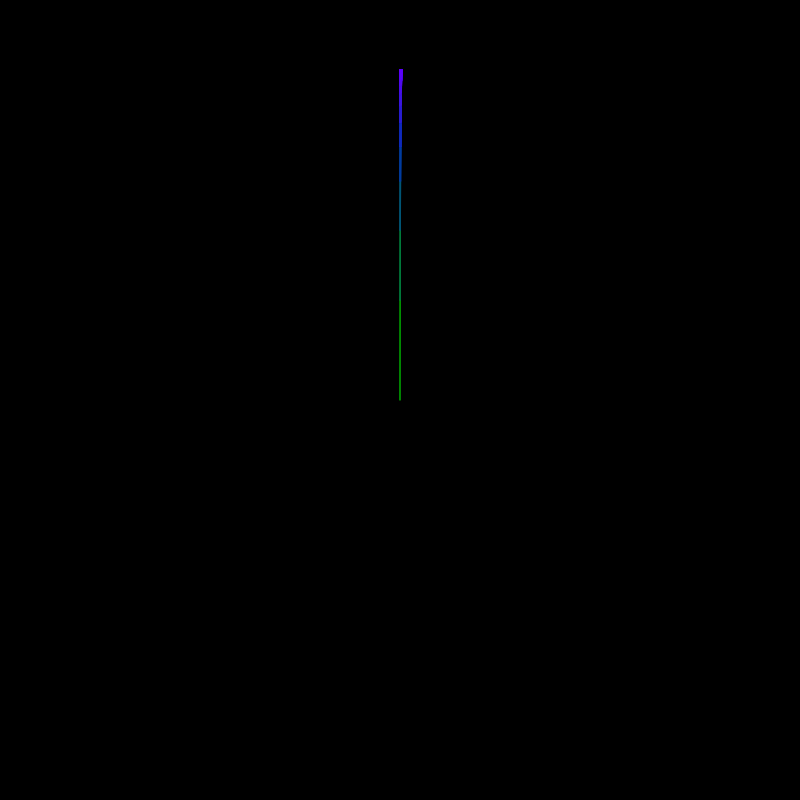
Frame 1 (no input)
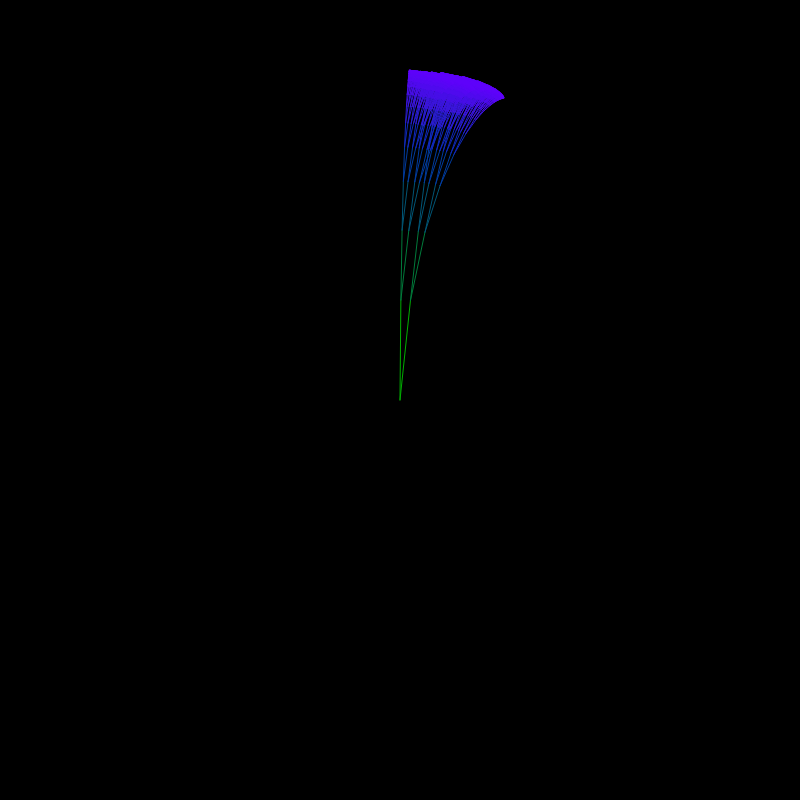
Frame 60 (no input)
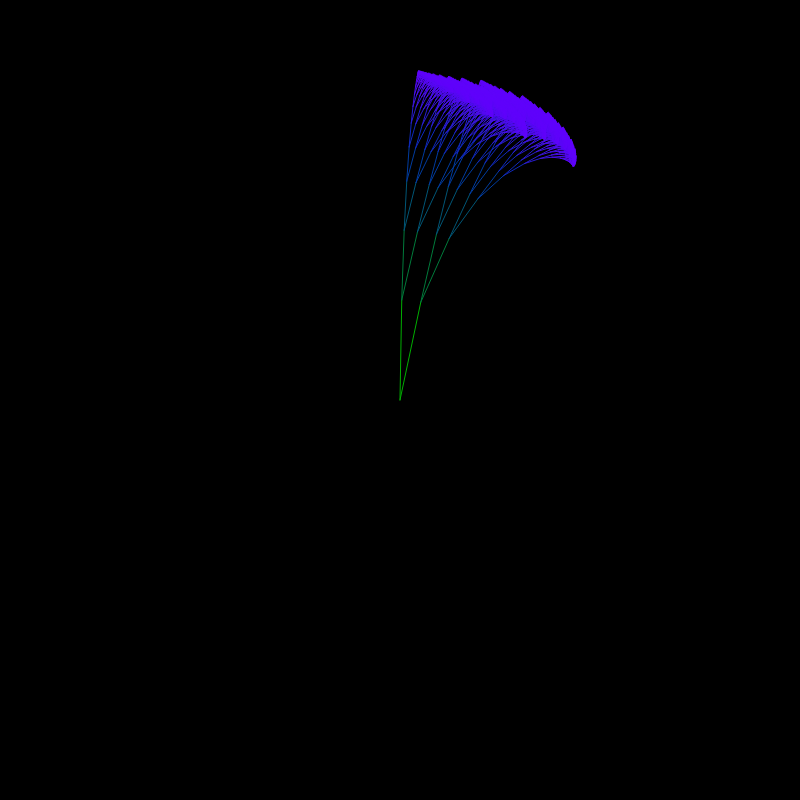
Frame 120 (the mouse pressed at the canvas centre since frame 60)

The p5.js sketch that drew these frames (run headless with seeded random() and noise() and a simulated clock; from frame 60 on, the mouse is pressed at the canvas centre):

// p5.js sketch
// ── sketch.js
var seconds, minutes;
function setup(){
  angleMode(DEGREES);
  createCanvas(800,800);
  background(0);
  seconds = 0;
  minutes = 0;
}
function draw(){
  background(0);
  seconds += 0.1;
  minutes += (1/120);
  stroke(255);
  clock(400,400,100,0,0)
}

function clock(xOff, yOff, length, rot,rot2){
var offset = {x:xOff,y:yOff};
var L = length*0.7

stroke(100-(L*5),L*2.5,255-(L*4));

  line(offset.x,offset.y,offset.x+(length*sin(seconds+rot)),offset.y+(-length*cos(seconds+rot)));
  line(offset.x,offset.y,offset.x+(length*sin(minutes+rot)),offset.y+(-length*cos(minutes+rot)));

 if(L < 1){
   return ;
 } else {
   clock(offset.x+(length*sin(seconds+rot)),offset.y+(-length*cos(seconds+rot)),L,rot+seconds,rot2+minutes);
   clock(offset.x+(length*sin(minutes+rot)),offset.y+(-length*cos(minutes+rot)),L,rot+minutes,rot2+minutes);
 }
}
